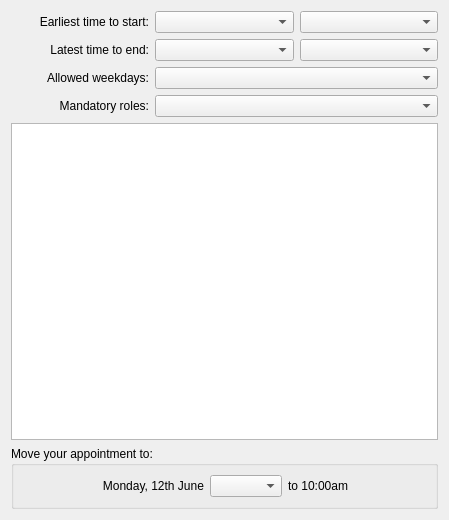
<?xml version="1.0" encoding="UTF-8"?>
<ui version="4.0">
 <class>Dialog</class>
 <widget class="QWidget" name="Dialog">
  <property name="geometry">
   <rect>
    <x>0</x>
    <y>0</y>
    <width>449</width>
    <height>520</height>
   </rect>
  </property>
  <layout class="QGridLayout" name="gridLayout">
   <item row="0" column="0">
    <widget class="QLabel" name="label">
     <property name="text">
      <string>Earliest time to start:</string>
     </property>
     <property name="alignment">
      <set>Qt::AlignRight|Qt::AlignTrailing|Qt::AlignVCenter</set>
     </property>
    </widget>
   </item>
   <item row="0" column="1">
    <widget class="KDateComboBox" name="mStartDate"/>
   </item>
   <item row="0" column="2">
    <widget class="KTimeComboBox" name="mStartTime"/>
   </item>
   <item row="1" column="0">
    <widget class="QLabel" name="label_2">
     <property name="text">
      <string>Latest time to end:</string>
     </property>
     <property name="alignment">
      <set>Qt::AlignRight|Qt::AlignTrailing|Qt::AlignVCenter</set>
     </property>
    </widget>
   </item>
   <item row="1" column="1">
    <widget class="KDateComboBox" name="mEndDate"/>
   </item>
   <item row="1" column="2">
    <widget class="KTimeComboBox" name="mEndTime"/>
   </item>
   <item row="2" column="0">
    <widget class="QLabel" name="label_3">
     <property name="toolTip">
      <string>Check the weekdays to include in the search.</string>
     </property>
     <property name="whatsThis">
      <string>Only the checked weekdays will be included in the free time slot search.</string>
     </property>
     <property name="text">
      <string>Allowed weekdays:</string>
     </property>
     <property name="alignment">
      <set>Qt::AlignRight|Qt::AlignTrailing|Qt::AlignVCenter</set>
     </property>
    </widget>
   </item>
   <item row="2" column="1" colspan="2">
    <widget class="KPIM::KWeekdayCheckCombo" name="mWeekdayCombo">
     <property name="sizePolicy">
      <sizepolicy hsizetype="MinimumExpanding" vsizetype="Fixed">
       <horstretch>0</horstretch>
       <verstretch>0</verstretch>
      </sizepolicy>
     </property>
     <property name="toolTip">
      <string>Check the weekdays to include in the search.</string>
     </property>
     <property name="whatsThis">
      <string>Only the checked weekdays will be included in the free time slot search.</string>
     </property>
    </widget>
   </item>
   <item row="3" column="0">
    <widget class="QLabel" name="label_5">
     <property name="toolTip">
      <string>Check the roles to include in the search.</string>
     </property>
     <property name="whatsThis">
      <string>Only the participants with the checked roles will be considered in the free time slot search.</string>
     </property>
     <property name="text">
      <string>Mandatory roles:</string>
     </property>
     <property name="alignment">
      <set>Qt::AlignRight|Qt::AlignTrailing|Qt::AlignVCenter</set>
     </property>
    </widget>
   </item>
   <item row="3" column="1" colspan="2">
    <widget class="KPIM::KCheckComboBox" name="mRolesCombo">
     <property name="sizePolicy">
      <sizepolicy hsizetype="MinimumExpanding" vsizetype="Fixed">
       <horstretch>0</horstretch>
       <verstretch>0</verstretch>
      </sizepolicy>
     </property>
     <property name="toolTip">
      <string>Check the roles to include in the search.</string>
     </property>
     <property name="whatsThis">
      <string>Only the participants with the checked roles will be considered in the free time slot search.</string>
     </property>
    </widget>
   </item>
   <item row="4" column="0" colspan="3">
    <widget class="QTableView" name="mTableView">
     <property name="alternatingRowColors">
      <bool>true</bool>
     </property>
     <property name="selectionMode">
      <enum>QAbstractItemView::SingleSelection</enum>
     </property>
     <property name="selectionBehavior">
      <enum>QAbstractItemView::SelectRows</enum>
     </property>
     <property name="showGrid">
      <bool>false</bool>
     </property>
     <attribute name="horizontalHeaderVisible">
      <bool>false</bool>
     </attribute>
     <attribute name="horizontalHeaderStretchLastSection">
      <bool>true</bool>
     </attribute>
     <attribute name="verticalHeaderVisible">
      <bool>false</bool>
     </attribute>
     <attribute name="verticalHeaderStretchLastSection">
      <bool>false</bool>
     </attribute>
    </widget>
   </item>
   <item row="5" column="0" colspan="3">
    <widget class="QGroupBox" name="mMoveApptGroupBox">
     <property name="title">
      <string>Move your appointment to:</string>
     </property>
     <layout class="QVBoxLayout" name="verticalLayout_3">
      <item>
       <layout class="QHBoxLayout" name="horizontalLayout_4">
        <item>
         <spacer name="horizontalSpacer">
          <property name="orientation">
           <enum>Qt::Horizontal</enum>
          </property>
          <property name="sizeHint" stdset="0">
           <size>
            <width>40</width>
            <height>20</height>
           </size>
          </property>
         </spacer>
        </item>
        <item>
         <widget class="QLabel" name="mMoveDayLabel">
          <property name="text">
           <string>Monday, 12th June</string>
          </property>
          <property name="alignment">
           <set>Qt::AlignRight|Qt::AlignTrailing|Qt::AlignVCenter</set>
          </property>
         </widget>
        </item>
        <item>
         <widget class="KTimeComboBox" name="mMoveBeginTimeEdit"/>
        </item>
        <item>
         <widget class="QLabel" name="mMoveEndTimeLabel">
          <property name="text">
           <string>to 10:00am</string>
          </property>
         </widget>
        </item>
        <item>
         <spacer name="horizontalSpacer_2">
          <property name="orientation">
           <enum>Qt::Horizontal</enum>
          </property>
          <property name="sizeHint" stdset="0">
           <size>
            <width>40</width>
            <height>20</height>
           </size>
          </property>
         </spacer>
        </item>
       </layout>
      </item>
     </layout>
    </widget>
   </item>
  </layout>
 </widget>
 <customwidgets>
  <customwidget>
   <class>KTimeComboBox</class>
   <extends>QComboBox</extends>
   <header>ktimecombobox.h</header>
  </customwidget>
  <customwidget>
   <class>KPIM::KCheckComboBox</class>
   <extends>KComboBox</extends>
   <header>libkdepim/widgets/kcheckcombobox.h</header>
  </customwidget>
  <customwidget>
   <class>KDateComboBox</class>
   <extends>QComboBox</extends>
   <header>kdatecombobox.h</header>
  </customwidget>
  <customwidget>
   <class>KComboBox</class>
   <extends>QComboBox</extends>
   <header>kcombobox.h</header>
  </customwidget>
  <customwidget>
   <class>KPIM::KWeekdayCheckCombo</class>
   <extends>KPIM::KCheckComboBox</extends>
   <header>libkdepim/widgets/kweekdaycheckcombo.h</header>
  </customwidget>
 </customwidgets>
 <resources/>
 <connections/>
</ui>
